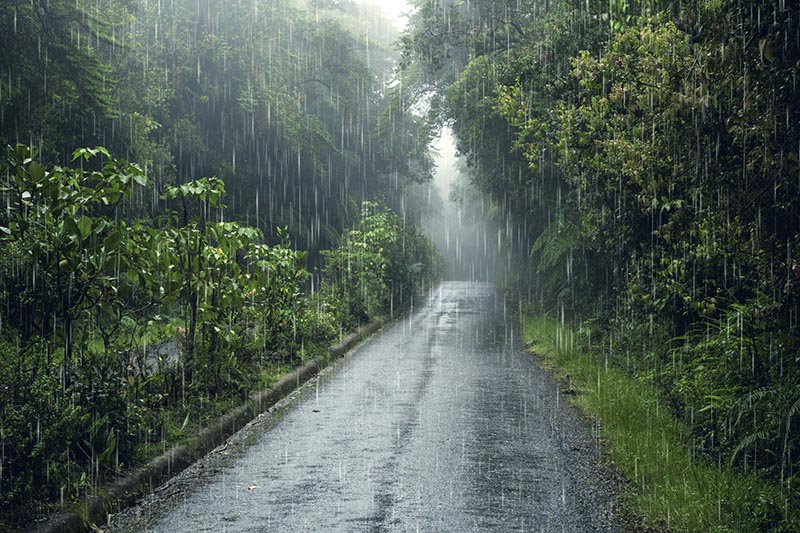
//> input picture imgs/3.1.jpg, 800 x 533 px
$ ./main2   (built with g++ and OpenCV 4)
//> lines starting //> are read from the running program, lines starting //| are printed output that depends on the picture
#include <iostream>
#include <opencv2/opencv.hpp>

cv::Vec3b bilinearInterpolate(const cv::Mat& image, float x, float y) {
    int x1 = std::floor(x);
    int y1 = std::floor(y);
    int x2 = std::min(x1 + 1, image.cols - 1);
    int y2 = std::min(y1 + 1, image.rows - 1);

    float dx = x - x1;
    float dy = y - y1;

    cv::Vec3b p1 = image.at<cv::Vec3b>(y1, x1);
    cv::Vec3b p2 = image.at<cv::Vec3b>(y1, x2);
    cv::Vec3b p3 = image.at<cv::Vec3b>(y2, x1);
    cv::Vec3b p4 = image.at<cv::Vec3b>(y2, x2);

    cv::Vec3b result;
    for (int c = 0; c < 3; ++c) {
        float top = p1[c] * (1 - dx) + p2[c] * dx;
        float bottom = p3[c] * (1 - dx) + p4[c] * dx;
        result[c] = cv::saturate_cast<uchar>(top * (1 - dy) + bottom * dy);
    }
    return result;
}

int main() {
    std::string imagePath = "imgs/3.1.jpg";

    cv::Mat image = cv::imread(imagePath, cv::IMREAD_COLOR);
//> image is the input picture: 533 rows x 800 cols, CV_8UC3; mean B, G, R 83.3, 92.7, 79.9

    if (image.empty()) {
        std::cerr << "Error" << std::endl;
        return -1;
    }

    int currentDpi = 72;

    int desiredDpi;
    std::cout << "DPI desejado:";
    std::cin >> desiredDpi;
//> the answer given: 3

    float scalingFactor = (float)desiredDpi / currentDpi;

    int newWidth = (int)(image.cols * scalingFactor);
//> newWidth = 33
    int newHeight = (int)(image.rows * scalingFactor);
//> newHeight = 22

    cv::Mat resizedImage(newHeight, newWidth, image.type());

    for (int y = 0; y < newHeight; ++y) {
        for (int x = 0; x < newWidth; ++x) {
            float srcX = x / scalingFactor;
            float srcY = y / scalingFactor;

            resizedImage.at<cv::Vec3b>(y, x) = bilinearInterpolate(image, srcX, srcY);
        }
    }
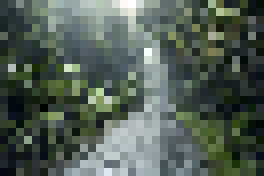
//> resizedImage: 22 rows x 33 cols, CV_8UC3 (shown 8 times larger); mean B, G, R 85.4, 94.5, 81.8

    cv::namedWindow("DPI original", cv::WINDOW_NORMAL);
    cv::imshow("DPI original", image);

    cv::namedWindow("DPI reduzido", cv::WINDOW_NORMAL);
    cv::imshow("DPI reduzido", resizedImage);

    std::cout << "Pressione qualquer tecla" << std::endl;
    cv::waitKey(0);

    float inverseScalingFactor = 1.0f / scalingFactor;

    int enlargedWidth = (int)(resizedImage.cols * inverseScalingFactor);
//> enlargedWidth = 792
    int enlargedHeight = (int)(resizedImage.rows * inverseScalingFactor);
//> enlargedHeight = 528

    cv::Mat enlargedImage(enlargedHeight, enlargedWidth, resizedImage.type());

    for (int y = 0; y < enlargedHeight; ++y) {
        for (int x = 0; x < enlargedWidth; ++x) {
            float srcX = x / inverseScalingFactor;
            float srcY = y / inverseScalingFactor;

            enlargedImage.at<cv::Vec3b>(y, x) = bilinearInterpolate(resizedImage, srcX, srcY);
        }
    }
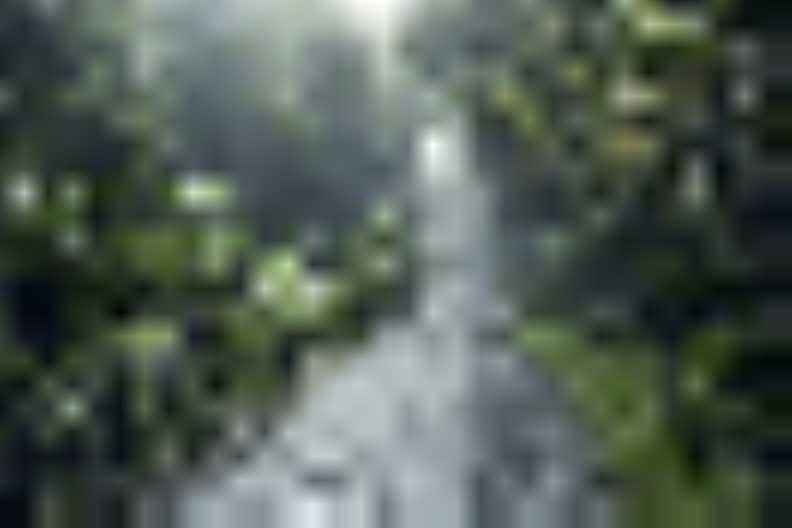
//> enlargedImage: 528 rows x 792 cols, CV_8UC3; mean B, G, R 84.8, 93.8, 81.1

    cv::namedWindow("DPI interpolado", cv::WINDOW_NORMAL);
    cv::imshow("DPI interpolado", enlargedImage);

    cv::waitKey(0);

    cv::imwrite("imgs/3.2.tif", resizedImage);
    cv::imwrite("imgs/3.3.tif", enlargedImage);

    return 0;
}

$ run again, with imgs/2.1.jpg copied over imgs/3.1.jpg
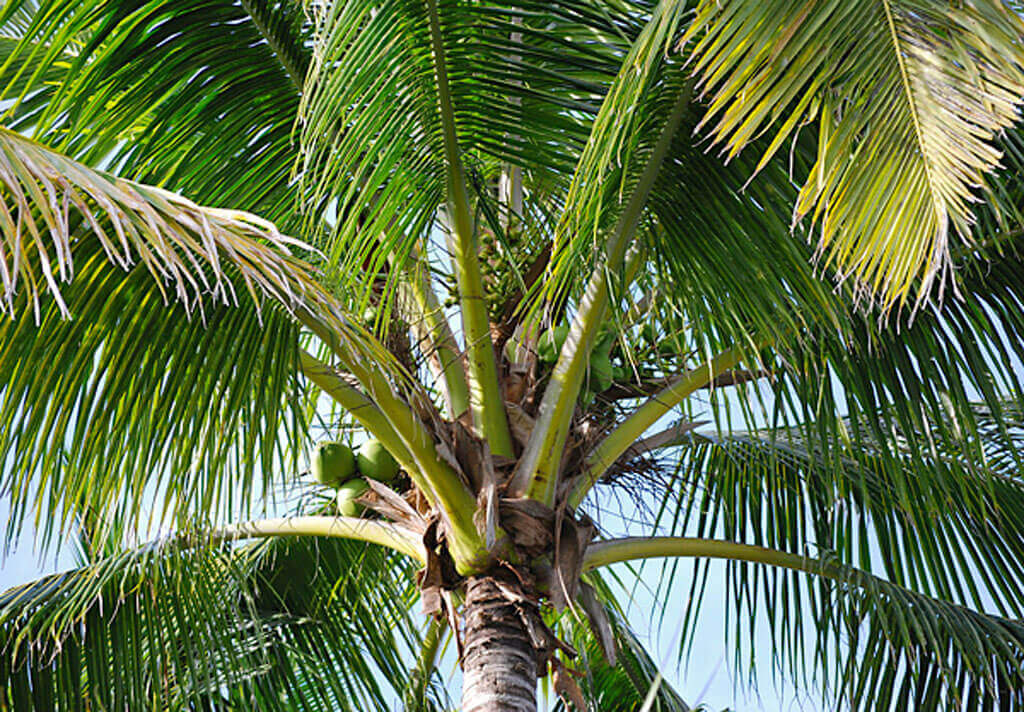
//> input picture imgs/2.1.jpg, 1024 x 712 px
//> image is the input picture: 712 rows x 1024 cols, CV_8UC3; mean B, G, R 70.8, 113.9, 96.3
//> after the loop `for (int y = 0; y < newHeight; ++y)`:
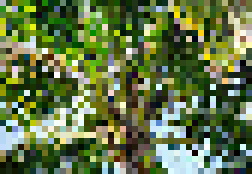
//> resizedImage: 29 rows x 42 cols, CV_8UC3 (shown 6 times larger); mean B, G, R 71, 117, 98.6
//> after the loop `for (int y = 0; y < enlargedHeight; ++y)`:
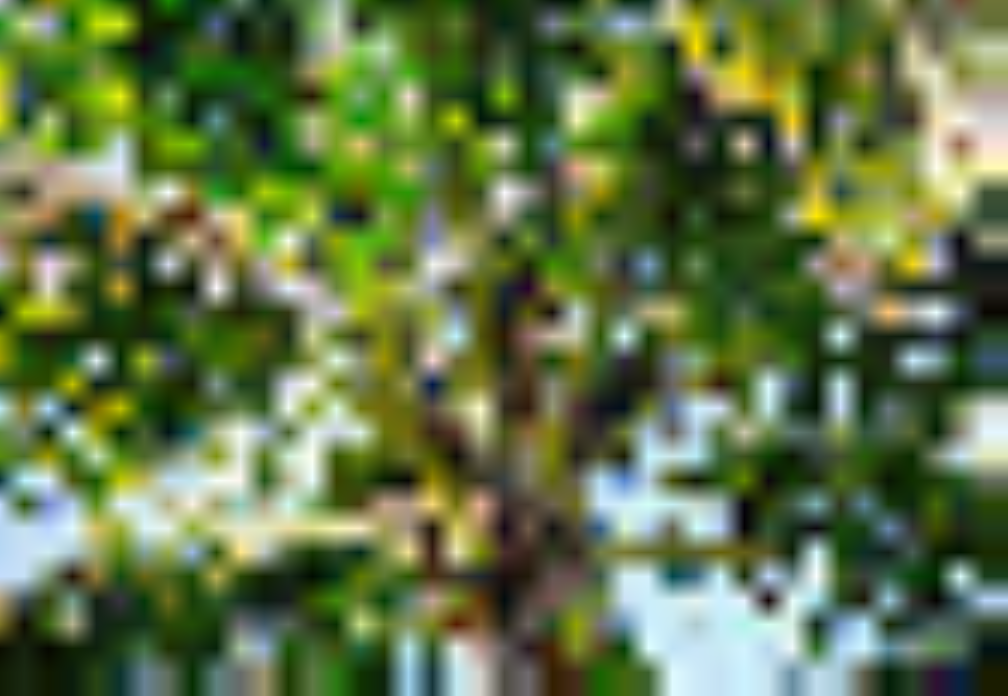
//> enlargedImage: 696 rows x 1008 cols, CV_8UC3; mean B, G, R 71.8, 117, 98.7
